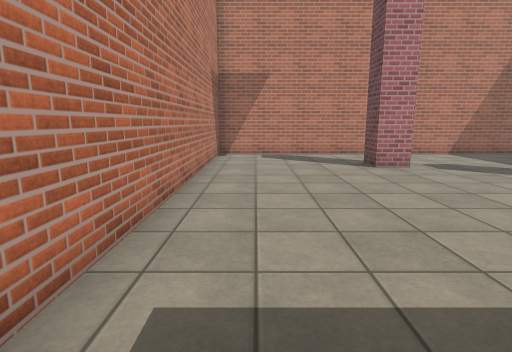
View 1 (above)

12 first-person views from a walk through a 3-D level made in the Unity game engine. The camera is 1.3 m above the floor, tilts 10° down and sees 80° across. The floor is counted in squares, 1 m on a side. Each view is taken from the middle of a square. On the plan, view 1 faces up. The plan holds only what a view shows up to about 14 squares ahead; the rest is blank. The place goes on beyond the plan. The player character is not drawn. Surface patterns are stand-ins for the level's own textures.

View 2
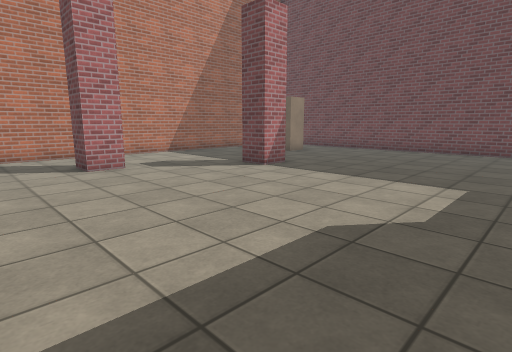

View 3
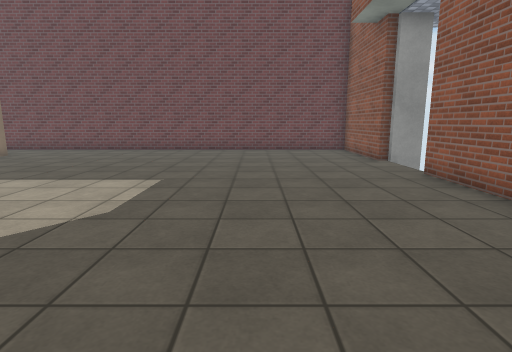

View 4
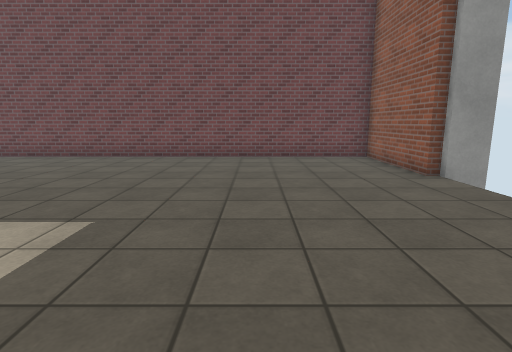

View 5
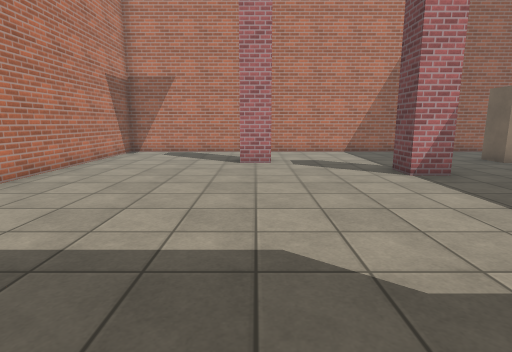

View 6
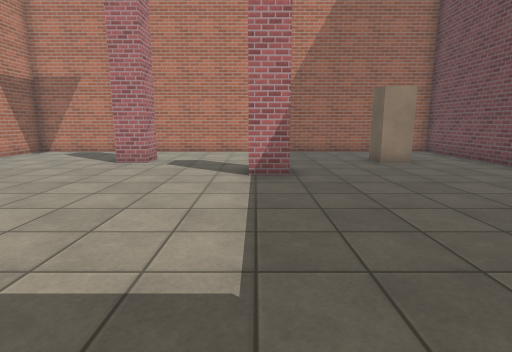

View 7
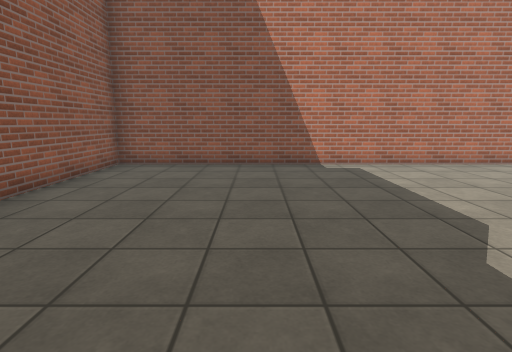

View 8
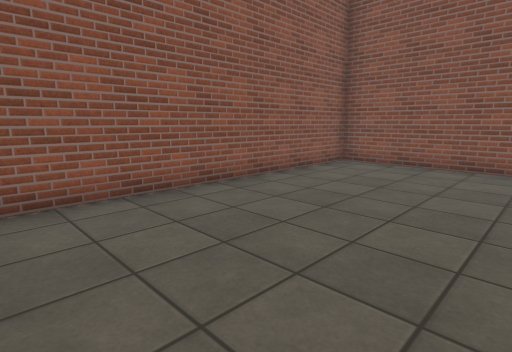

View 9
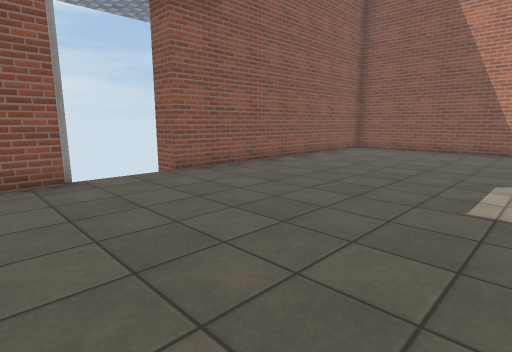

View 10
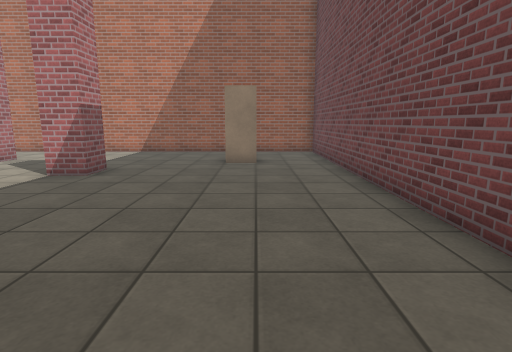

View 11
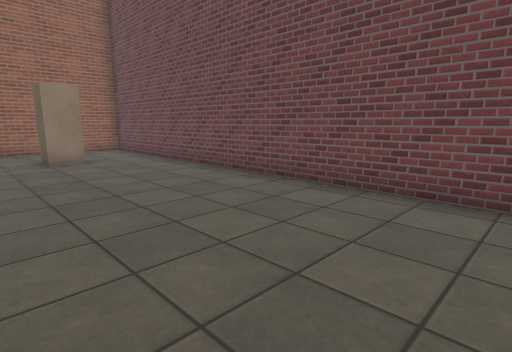

View 12
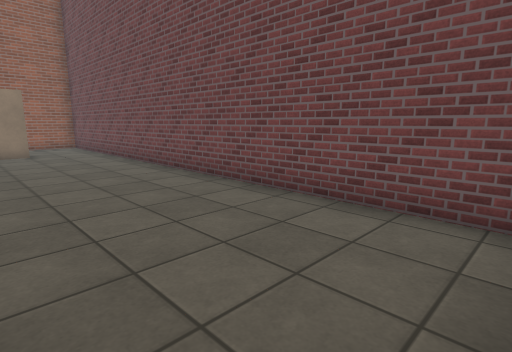

### Floor plan
Points are (right, up) in squares from view 1. A wall is a line through its corners. A room is listed if a view was taken in it or the views show most of it. See-through windows are left out.
Room 1 (views 1, 2, 3, 4, 5, 6, 7, 8, 9, 10, 11, 12)
walls: (8.8, 7.5) (8.8, 6.4) (7.8, 6.4) (7.8, 7.5); (4.5, 9.9) (4.5, 8.8) (3.5, 8.8) (3.5, 9.9); (11.4, -5.6) (11.4, -5.3) (15.5, -5.3) (15.5, 12.5) (-1.5, 12.5) (-1.5, -5.3) (8.8, -5.3) (8.8, -6.4); (11.2, -6.5) (11.2, -5.3)
ways out: gap at (11, -6)
objects: other object (12, 9) to (13, 10)

Positions as (right, up) in squares from view 1, and headings:
1: (0, 0), facing up
2: (1, 0), facing up-right
3: (1, -1), facing right
4: (4, -1), facing right
5: (4, -1), facing up
6: (8, -1), facing up
7: (8, -1), facing left
8: (8, 0), facing down-left
9: (13, 2), facing down-left
10: (13, -1), facing up
11: (10, -2), facing up-right
12: (11, -5), facing up-right
